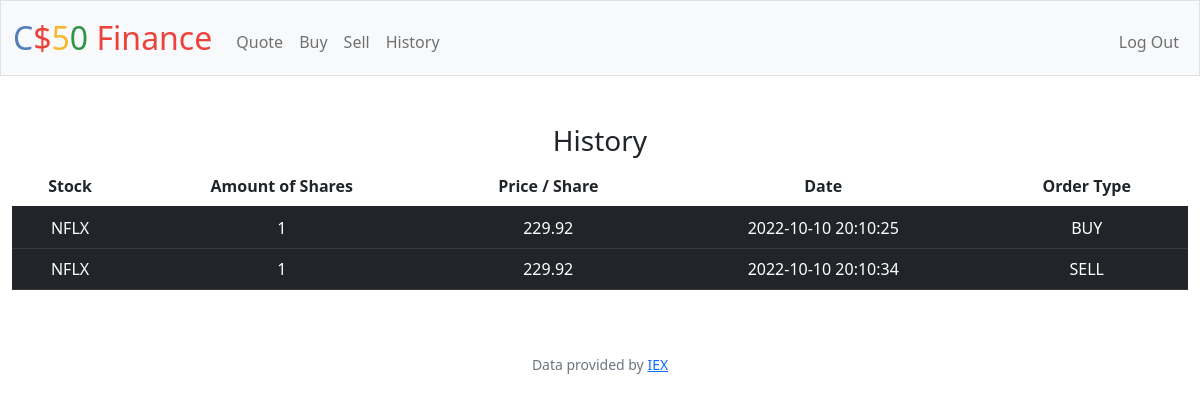
Page /history (signed in) on the earlier database version.
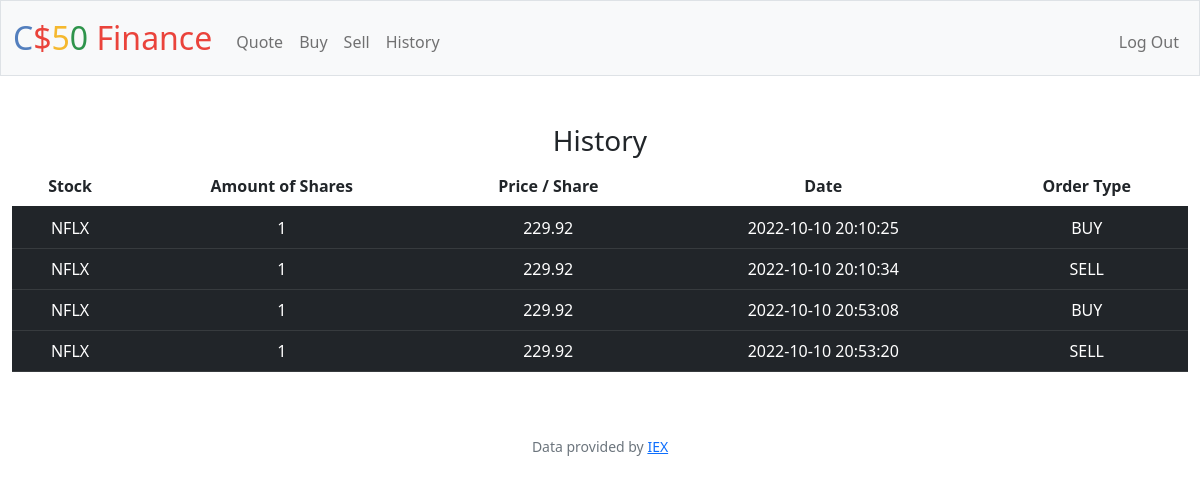
Same page on the later database version.
### tables this page shows
CREATE TABLE 'Purchases' ('symbol' TEXT, 'shares' INTEGER, 'price' REAL, 'date' DATETIME, 'id'  INTEGER PRIMARY KEY  , 'user_id' INTEGER, 'type' TEXT);

### app.py (the view)
@app.route("/history")
@login_required
def history():
    if request.method == "GET":
        user_id = session["user_id"]
        purchases_db = db.execute("SELECT * FROM purchases WHERE user_id = ?", user_id)
        return render_template("history.html", database=purchases_db)

### app.py (called while the page is built)
@app.after_request
def after_request(response):
    response.headers["Cache-Control"] = "no-cache, no-store, must-revalidate"
    response.headers["Expires"] = 0
    response.headers["Pragma"] = "no-cache"
    return response

### helpers.py (called while the page is built)
def login_required(f):
    @wraps(f)
    def decorated_function(*args, **kwargs):
        if session.get("user_id") is None:
            return redirect("/login")
        return f(*args, **kwargs)
    return decorated_function

### templates/history.html (shortened to what this page needs)
{% extends "layout.html" %}
{% block main %}
<h3>History</h3>
<div class="section" >
 <table class="table table-striped-columns">
    <thead>
        <tr>
            <th scope="col">Stock</th>
            <th cope="col">Amount of Shares</th>
            <th scope="col">Price / Share</th>
            <th scope="col">Date</th>
            <th scope="col">Order Type</th>
        </tr>
    </thead>
    <tbody>
        {% for row in database %}
        <tr class="table-dark">
            <td class="table-dark"> {{ row["symbol"] }} </td>
            <td class="table-dark"> {{ row["shares"] }} </td>
            <td class="table-dark"> {{ row["price"] }} </td>
            <td class="table-dark"> {{ row["date"] }} </td>
            <td class="table-dark"> {{ row["type"] }} </td>
        </tr>
        {% endfor %}
    </tbody>
    </table>
 </div>
{% endblock %}

### templates/layout.html (shortened to what this page needs)
<!DOCTYPE html>
<html lang="en">
    <head>
        <link href="https://cdn.jsdelivr.net/npm/bootstrap@5.1.3/dist/css/bootstrap.min.css" rel="stylesheet">
        <link href="/static/styles.css" rel="stylesheet">
    </head>
    <body>
        <nav class="bg-light border navbar navbar-expand-md navbar-light">
            <div class="container-fluid">
                <a class="navbar-brand" href="/"><span class="blue">C</span><span class="red">$</span><span class="yellow">5</span><span class="green">0</span> <span class="red">Finance</span></a>
                <div class="collapse navbar-collapse" id="navbar">
                    {% if session["user_id"] %}
                        <ul class="navbar-nav me-auto mt-2">
                            <li class="nav-item"><a class="nav-link" href="/quote">Quote</a></li>
                            <li class="nav-item"><a class="nav-link" href="/buy">Buy</a></li>
                            <li class="nav-item"><a class="nav-link" href="/sell">Sell</a></li>
                            <li class="nav-item"><a class="nav-link" href="/history">History</a></li>
                        </ul>
                        <ul class="navbar-nav ms-auto mt-2">
                            <li class="nav-item"><a class="nav-link" href="/logout">Log Out</a></li>
                        </ul>
                    {% else %}
                        <ul class="navbar-nav ms-auto mt-2">
                            <li class="nav-item"><a class="nav-link" href="/register">Register</a></li>
                            <li class="nav-item"><a class="nav-link" href="/login">Log In</a></li>
                        </ul>
                    {% endif %}
                </div>
            </div>
        </nav>
        <main class="container-fluid py-5 text-center">
            {% block main %}{% endblock %}
        </main>
        <footer class="mb-5 small text-center text-muted">
            Data provided by <a href="https://iexcloud.io/">IEX</a>
        </footer>
    </body>
</html>

### static/styles.css (style rules this page uses)
nav .navbar-brand { font-size: xx-large; }
nav .navbar-brand .blue { color: #537fbe; }
nav .navbar-brand .red { color: #ea433b; }
nav .navbar-brand .yellow { color: #f5b82e; }
nav .navbar-brand .green { color: #2e944b; }

Differences in the rows shown:
added Purchases: symbol "NFLX", shares "1", price "229.92", date "2022-10-10 20:53:08", type "BUY"
added Purchases: symbol "NFLX", shares "1", price "229.92", date "2022-10-10 20:53:20", type "SELL"
